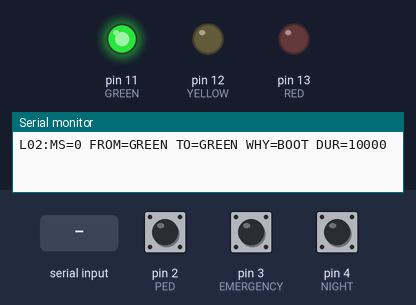
The sketch below on a simulated Arduino Uno, built with avr-gcc and run on an emulated ATmega328P. Parts: output pins drawn as LEDs (lit = HIGH), the last lines printed to the serial monitor. Dashed ring = blinking. The inputs (shaded band) are chosen by the test bench; at power-on: pin 4 (NIGHT) HIGH, pin 2 (PED) HIGH, pin 3 (EMERGENCY) HIGH.

Above: at 1.2 s.
1.3 s: pin 4 (NIGHT) pulled LOW for 0.15 s
At 2.09 s:
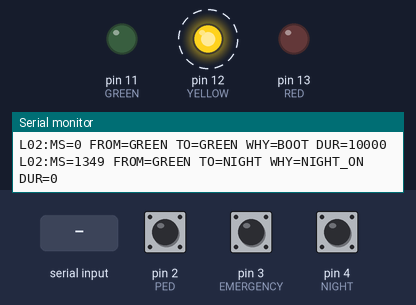
4.3 s: "F" received over Serial
At 4.59 s:
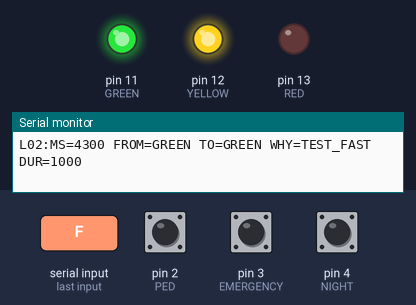
7.3 s: pin 2 (PED) pulled LOW for 0.15 s
10.3 s: pin 3 (EMERGENCY) pulled LOW for 0.15 s
At 11.2 s:
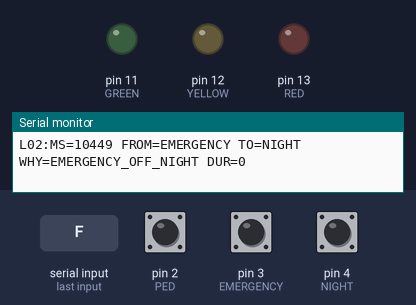
13.3 s: pin 4 (NIGHT) pulled LOW for 1 s
At 14.9 s:
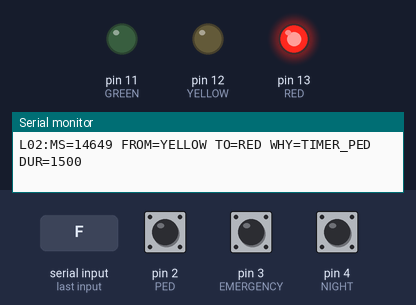
17.3 s: pin 3 (EMERGENCY) pulled LOW for 1 s
Timing chart, 0 to 21.3 s (numbered marks = the images above; inputs shaded):
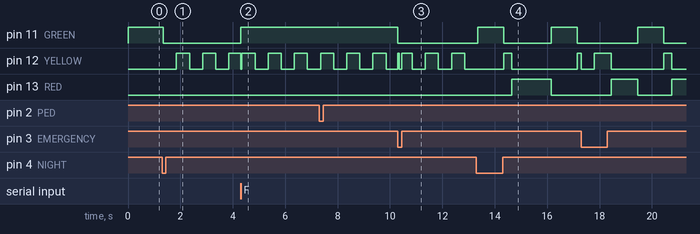

The sketch:

table_fsm.ino
```cpp
#include <Arduino.h>

const byte RED = 13;
const byte YELLOW = 12;
const byte GREEN = 11;
const byte PED = 2;
const byte EMERGENCY = 3;
const byte NIGHT = 4;
const unsigned long DEBOUNCE = 50;

enum State { GREEN_STATE, YELLOW_STATE, RED_STATE, STATE_COUNT };
enum Event { TIMER_EVENT, PED_EVENT, EVENT_COUNT };

State state = GREEN_STATE;
State savedState = GREEN_STATE;
bool pedPending = false;
bool nightMode = false;
bool emergencyMode = false;
bool savedValid = false;
unsigned long started = 0;
unsigned long duration = 10000;
unsigned long savedRemaining = 0;
unsigned long greenMs = 10000;
unsigned long yellowMs = 3000;
unsigned long redMs = 10000;
unsigned long pedExtra = 5000;

struct Button {
  byte pin;
  bool raw = HIGH;
  bool stable = HIGH;
  unsigned long changed = 0;

  Button(byte p) : pin(p) {}

  bool fell() {
    bool reading = digitalRead(pin);
    if (reading != raw) {
      raw = reading;
      changed = millis();
    }
    if (raw != stable && millis() - changed >= DEBOUNCE) {
      stable = raw;
      return stable == LOW;
    }
    return false;
  }
};

Button ped{PED};
Button night{NIGHT};

const char* name(State value) {
  return value == GREEN_STATE ? "GREEN" : value == YELLOW_STATE ? "YELLOW" : "RED";
}

unsigned long normalDuration(State value) {
  if (value == GREEN_STATE) return greenMs;
  if (value == YELLOW_STATE) return yellowMs;
  return redMs + (pedPending ? pedExtra : 0);
}

void lamps(bool red, bool yellow, bool green) {
  digitalWrite(RED, red);
  digitalWrite(YELLOW, yellow);
  digitalWrite(GREEN, green);
}

void logTransition(const char* from, const char* to, const char* why, unsigned long time) {
  Serial.print(F("L02:MS="));
  Serial.print(millis());
  Serial.print(F(" FROM="));
  Serial.print(from);
  Serial.print(F(" TO="));
  Serial.print(to);
  Serial.print(F(" WHY="));
  Serial.print(why);
  Serial.print(F(" DUR="));
  Serial.println(time);
}

void enterNormal(State next, const char* why, unsigned long time = 0) {
  State old = state;
  state = next;
  duration = time ? time : normalDuration(next);
  started = millis();
  lamps(next == RED_STATE, next == YELLOW_STATE, next == GREEN_STATE);
  logTransition(name(old), name(next), why, duration);
}

void freezeNormal() {
  savedState = state;
  savedRemaining = millis() - started >= duration ? 0 : duration - (millis() - started);
  savedValid = true;
}

void restoreNormal(const char* why) {
  if (!savedValid) {
    enterNormal(GREEN_STATE, why);
    return;
  }
  State resume = savedState;
  unsigned long remaining = savedRemaining;
  savedValid = false;
  state = resume;
  duration = remaining ? remaining : normalDuration(resume);
  started = millis();
  lamps(resume == RED_STATE, resume == YELLOW_STATE, resume == GREEN_STATE);
  logTransition("SPECIAL", name(resume), why, duration);
}

void onPed() {
  pedPending = true;
  Serial.println(F("L02:PED_QUEUED"));
}

void onGreenTimer() { enterNormal(YELLOW_STATE, "TIMER"); }

void onYellowTimer() {
  bool extra = pedPending;
  pedPending = false;
  enterNormal(RED_STATE, extra ? "TIMER_PED" : "TIMER", redMs + (extra ? pedExtra : 0));
}

void onRedTimer() { enterNormal(GREEN_STATE, "TIMER"); }

typedef void (*Handler)();
Handler table[STATE_COUNT][EVENT_COUNT] = {
  {onGreenTimer, onPed},
  {onYellowTimer, onPed},
  {onRedTimer, onPed},
};

void enterEmergency() {
  if (emergencyMode) return;
  freezeNormal();
  emergencyMode = true;
  lamps(0, 1, 0);
  logTransition(name(state), "EMERGENCY", "EMERGENCY_ON", 0);
}

void leaveEmergency() {
  emergencyMode = false;
  if (nightMode) {
    lamps(0, 1, 0);
    logTransition("EMERGENCY", "NIGHT", "EMERGENCY_OFF_NIGHT", 0);
  } else {
    restoreNormal("EMERGENCY_OFF_RESTORE");
  }
}

void toggleNight() {
  nightMode = !nightMode;
  if (emergencyMode) {
    logTransition("EMERGENCY", "EMERGENCY", nightMode ? "NIGHT_QUEUED_ON" : "NIGHT_QUEUED_OFF", 0);
    return;
  }
  if (nightMode) {
    freezeNormal();
    lamps(0, 1, 0);
    logTransition(name(state), "NIGHT", "NIGHT_ON", 0);
  } else {
    restoreNormal("NIGHT_OFF_RESTORE");
  }
}

void fastMode() {
  greenMs = 1000;
  yellowMs = 300;
  redMs = 1000;
  pedExtra = 500;
  enterNormal(GREEN_STATE, "TEST_FAST", greenMs);
}

void setup() {
  pinMode(RED, OUTPUT);
  pinMode(YELLOW, OUTPUT);
  pinMode(GREEN, OUTPUT);
  pinMode(PED, INPUT_PULLUP);
  pinMode(EMERGENCY, INPUT_PULLUP);
  pinMode(NIGHT, INPUT_PULLUP);
  Serial.begin(9600);
  enterNormal(GREEN_STATE, "BOOT", greenMs);
}

void loop() {
  if (Serial.available() && Serial.read() == 'F') fastMode();

  bool emergencyNow = digitalRead(EMERGENCY) == LOW;
  if (emergencyNow && !emergencyMode) enterEmergency();
  if (!emergencyNow && emergencyMode) leaveEmergency();

  if (ped.fell()) {
    if (emergencyMode) {
      Serial.println(F("L02:PED_IGNORED_EMERGENCY"));
    } else {
      table[state][PED_EVENT]();
    }
  }
  if (night.fell()) toggleNight();

  if (emergencyMode || nightMode) {
    static unsigned long blink = 0;
    if (millis() - blink >= 500) {
      blink = millis();
      digitalWrite(YELLOW, !digitalRead(YELLOW));
    }
    return;
  }
  if (millis() - started >= duration) table[state][TIMER_EVENT]();
}
```

Measured:
- after the input at 1.3 s, pin 11 (GREEN): HIGH → LOW after 0.05 s; pin 12 (YELLOW): alternates HIGH for 0.50 s and LOW for 0.50 s, starting after 0.55 s
- after the input at 4.3 s, pin 11 (GREEN): LOW → HIGH at once
- after the input at 10.3 s, pin 11 (GREEN): HIGH → LOW at once
- after the input at 13.3 s, pin 11 (GREEN): alternates HIGH for 1.0 s and LOW for 1.8 s, starting after 0.05 s; pin 13 (RED): LOW → HIGH after 1.3 s, → LOW 1.5 s later
